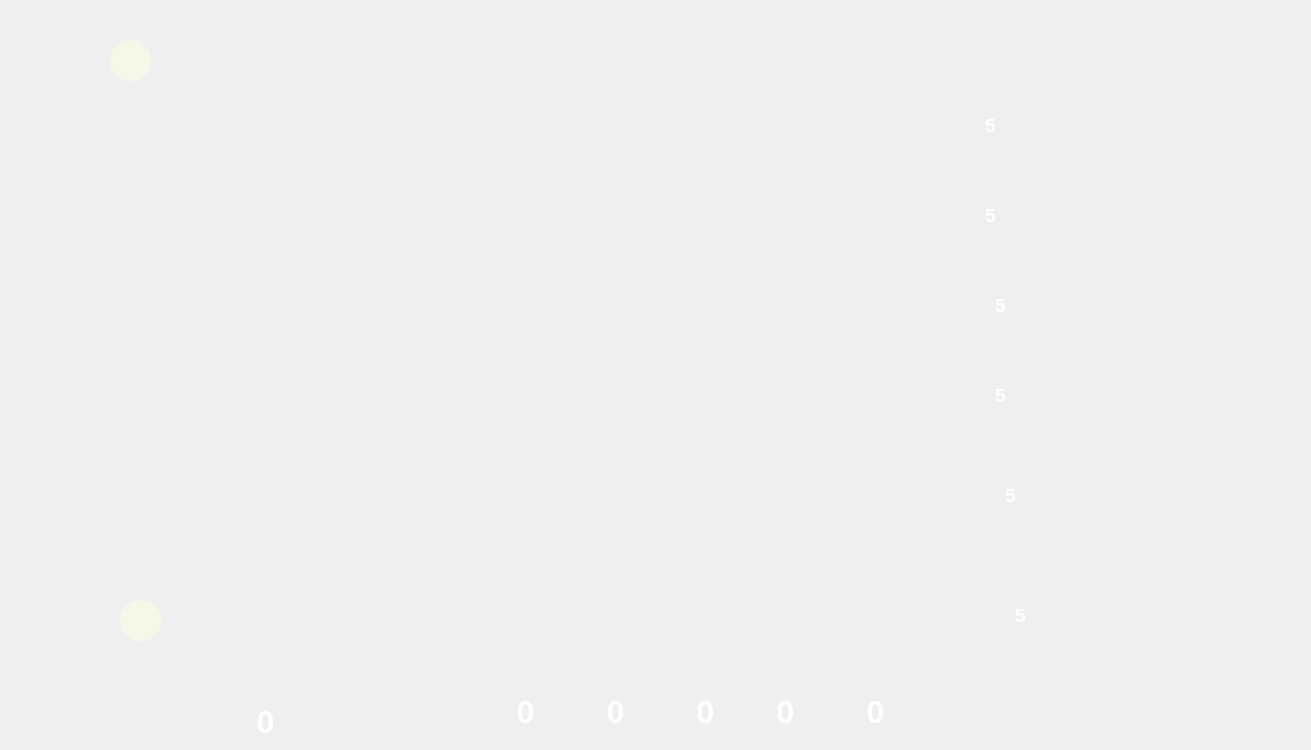
<?xml version="1.0" encoding="UTF-8"?>
<ui version="4.0">
 <class>gameInterface</class>
 <widget class="QWidget" name="gameInterface">
  <property name="geometry">
   <rect>
    <x>0</x>
    <y>0</y>
    <width>1311</width>
    <height>750</height>
   </rect>
  </property>
  <property name="minimumSize">
   <size>
    <width>1311</width>
    <height>750</height>
   </size>
  </property>
  <property name="maximumSize">
   <size>
    <width>1311</width>
    <height>750</height>
   </size>
  </property>
  <property name="windowTitle">
   <string>gameInterface</string>
  </property>
  <property name="styleSheet">
   <string notr="true"/>
  </property>
  <widget class="QPushButton" name="card1_1">
   <property name="geometry">
    <rect>
     <x>310</x>
     <y>50</y>
     <width>141</width>
     <height>171</height>
    </rect>
   </property>
   <property name="styleSheet">
    <string notr="true">border-radius:15px;
border-image: url(:/images/card/blue-high/1.png);

</string>
   </property>
   <property name="text">
    <string/>
   </property>
  </widget>
  <widget class="QPushButton" name="card1_2">
   <property name="geometry">
    <rect>
     <x>480</x>
     <y>50</y>
     <width>141</width>
     <height>171</height>
    </rect>
   </property>
   <property name="styleSheet">
    <string notr="true">border-radius:15px;
border-image: url(:/images/card/blue-high/2.png);</string>
   </property>
   <property name="text">
    <string/>
   </property>
  </widget>
  <widget class="QPushButton" name="card1_3">
   <property name="geometry">
    <rect>
     <x>650</x>
     <y>50</y>
     <width>141</width>
     <height>171</height>
    </rect>
   </property>
   <property name="styleSheet">
    <string notr="true">border-radius:15px;
border-image: url(:/images/card/blue-high/3.png);</string>
   </property>
   <property name="text">
    <string/>
   </property>
  </widget>
  <widget class="QPushButton" name="card1_4">
   <property name="geometry">
    <rect>
     <x>820</x>
     <y>50</y>
     <width>141</width>
     <height>171</height>
    </rect>
   </property>
   <property name="styleSheet">
    <string notr="true">border-radius:15px;
border-image: url(:/images/card/blue-high/4.png);</string>
   </property>
   <property name="text">
    <string/>
   </property>
  </widget>
  <widget class="QPushButton" name="card2_1">
   <property name="geometry">
    <rect>
     <x>310</x>
     <y>234</y>
     <width>141</width>
     <height>171</height>
    </rect>
   </property>
   <property name="styleSheet">
    <string notr="true">border-radius:15px;
border-image: url(:/images/card/yellow-middle/1.png);</string>
   </property>
   <property name="text">
    <string/>
   </property>
  </widget>
  <widget class="QPushButton" name="card2_2">
   <property name="geometry">
    <rect>
     <x>480</x>
     <y>234</y>
     <width>141</width>
     <height>171</height>
    </rect>
   </property>
   <property name="styleSheet">
    <string notr="true">border-radius:15px;
border-image: url(:/images/card/yellow-middle/2.png);</string>
   </property>
   <property name="text">
    <string/>
   </property>
  </widget>
  <widget class="QPushButton" name="card2_3">
   <property name="geometry">
    <rect>
     <x>650</x>
     <y>234</y>
     <width>141</width>
     <height>171</height>
    </rect>
   </property>
   <property name="styleSheet">
    <string notr="true">border-radius:15px;
border-image: url(:/images/card/yellow-middle/3.png);</string>
   </property>
   <property name="text">
    <string/>
   </property>
  </widget>
  <widget class="QPushButton" name="card2_4">
   <property name="geometry">
    <rect>
     <x>820</x>
     <y>234</y>
     <width>141</width>
     <height>171</height>
    </rect>
   </property>
   <property name="styleSheet">
    <string notr="true">border-radius:15px;
border-image: url(:/images/card/yellow-middle/4.png);</string>
   </property>
   <property name="text">
    <string/>
   </property>
  </widget>
  <widget class="QPushButton" name="card3_1">
   <property name="geometry">
    <rect>
     <x>310</x>
     <y>420</y>
     <width>141</width>
     <height>171</height>
    </rect>
   </property>
   <property name="styleSheet">
    <string notr="true">border-radius:15px;
border-image: url(:/images/card/green-low/1.png);</string>
   </property>
   <property name="text">
    <string/>
   </property>
  </widget>
  <widget class="QPushButton" name="card3_2">
   <property name="geometry">
    <rect>
     <x>480</x>
     <y>420</y>
     <width>141</width>
     <height>171</height>
    </rect>
   </property>
   <property name="styleSheet">
    <string notr="true">border-radius:15px;
border-image: url(:/images/card/green-low/2.png);</string>
   </property>
   <property name="text">
    <string/>
   </property>
  </widget>
  <widget class="QPushButton" name="card3_3">
   <property name="geometry">
    <rect>
     <x>650</x>
     <y>420</y>
     <width>141</width>
     <height>171</height>
    </rect>
   </property>
   <property name="styleSheet">
    <string notr="true">border-radius:15px;
border-image: url(:/images/card/green-low/3.png);</string>
   </property>
   <property name="text">
    <string/>
   </property>
  </widget>
  <widget class="QPushButton" name="card3_4">
   <property name="geometry">
    <rect>
     <x>820</x>
     <y>420</y>
     <width>141</width>
     <height>171</height>
    </rect>
   </property>
   <property name="styleSheet">
    <string notr="true">border-radius:15px;
border-image: url(:/images/card/green-low/4.png);</string>
   </property>
   <property name="text">
    <string/>
   </property>
  </widget>
  <widget class="QTextBrowser" name="gold_num">
   <property name="geometry">
    <rect>
     <x>970</x>
     <y>110</y>
     <width>41</width>
     <height>41</height>
    </rect>
   </property>
   <property name="styleSheet">
    <string notr="true">background:transparent;
border-width:0;
border-style:outset</string>
   </property>
   <property name="html">
    <string>&lt;!DOCTYPE HTML PUBLIC &quot;-//W3C//DTD HTML 4.0//EN&quot; &quot;http://www.w3.org/TR/REC-html40/strict.dtd&quot;&gt;
&lt;html&gt;&lt;head&gt;&lt;meta name=&quot;qrichtext&quot; content=&quot;1&quot; /&gt;&lt;style type=&quot;text/css&quot;&gt;
p, li { white-space: pre-wrap; }
&lt;/style&gt;&lt;/head&gt;&lt;body style=&quot; font-family:'SimSun'; font-size:9pt; font-weight:400; font-style:normal;&quot;&gt;
&lt;p align=&quot;center&quot; style=&quot; margin-top:0px; margin-bottom:0px; margin-left:0px; margin-right:0px; -qt-block-indent:0; text-indent:0px;&quot;&gt;&lt;span style=&quot; font-size:14pt; font-weight:600; color:#ffffff;&quot;&gt;5&lt;/span&gt;&lt;/p&gt;&lt;/body&gt;&lt;/html&gt;</string>
   </property>
  </widget>
  <widget class="QTextBrowser" name="black_num">
   <property name="geometry">
    <rect>
     <x>970</x>
     <y>200</y>
     <width>41</width>
     <height>41</height>
    </rect>
   </property>
   <property name="styleSheet">
    <string notr="true">background:transparent;
border-width:0;
border-style:outset</string>
   </property>
   <property name="html">
    <string>&lt;!DOCTYPE HTML PUBLIC &quot;-//W3C//DTD HTML 4.0//EN&quot; &quot;http://www.w3.org/TR/REC-html40/strict.dtd&quot;&gt;
&lt;html&gt;&lt;head&gt;&lt;meta name=&quot;qrichtext&quot; content=&quot;1&quot; /&gt;&lt;style type=&quot;text/css&quot;&gt;
p, li { white-space: pre-wrap; }
&lt;/style&gt;&lt;/head&gt;&lt;body style=&quot; font-family:'SimSun'; font-size:9pt; font-weight:400; font-style:normal;&quot;&gt;
&lt;p align=&quot;center&quot; style=&quot; margin-top:12px; margin-bottom:12px; margin-left:0px; margin-right:0px; -qt-block-indent:0; text-indent:0px;&quot;&gt;&lt;span style=&quot; font-size:14pt; font-weight:600; color:#ffffff;&quot;&gt;5&lt;/span&gt;&lt;/p&gt;&lt;/body&gt;&lt;/html&gt;</string>
   </property>
  </widget>
  <widget class="QTextBrowser" name="red_num">
   <property name="geometry">
    <rect>
     <x>980</x>
     <y>290</y>
     <width>41</width>
     <height>41</height>
    </rect>
   </property>
   <property name="styleSheet">
    <string notr="true">background:transparent;
border-width:0;
border-style:outset</string>
   </property>
   <property name="html">
    <string>&lt;!DOCTYPE HTML PUBLIC &quot;-//W3C//DTD HTML 4.0//EN&quot; &quot;http://www.w3.org/TR/REC-html40/strict.dtd&quot;&gt;
&lt;html&gt;&lt;head&gt;&lt;meta name=&quot;qrichtext&quot; content=&quot;1&quot; /&gt;&lt;style type=&quot;text/css&quot;&gt;
p, li { white-space: pre-wrap; }
&lt;/style&gt;&lt;/head&gt;&lt;body style=&quot; font-family:'SimSun'; font-size:9pt; font-weight:400; font-style:normal;&quot;&gt;
&lt;p align=&quot;center&quot; style=&quot; margin-top:0px; margin-bottom:0px; margin-left:0px; margin-right:0px; -qt-block-indent:0; text-indent:0px;&quot;&gt;&lt;span style=&quot; font-size:14pt; font-weight:600; color:#ffffff;&quot;&gt;5&lt;/span&gt;&lt;/p&gt;&lt;/body&gt;&lt;/html&gt;</string>
   </property>
  </widget>
  <widget class="QTextBrowser" name="green_num">
   <property name="geometry">
    <rect>
     <x>980</x>
     <y>380</y>
     <width>41</width>
     <height>41</height>
    </rect>
   </property>
   <property name="styleSheet">
    <string notr="true">background:transparent;
border-width:0;
border-style:outset</string>
   </property>
   <property name="html">
    <string>&lt;!DOCTYPE HTML PUBLIC &quot;-//W3C//DTD HTML 4.0//EN&quot; &quot;http://www.w3.org/TR/REC-html40/strict.dtd&quot;&gt;
&lt;html&gt;&lt;head&gt;&lt;meta name=&quot;qrichtext&quot; content=&quot;1&quot; /&gt;&lt;style type=&quot;text/css&quot;&gt;
p, li { white-space: pre-wrap; }
&lt;/style&gt;&lt;/head&gt;&lt;body style=&quot; font-family:'SimSun'; font-size:9pt; font-weight:400; font-style:normal;&quot;&gt;
&lt;p align=&quot;center&quot; style=&quot; margin-top:0px; margin-bottom:0px; margin-left:0px; margin-right:0px; -qt-block-indent:0; text-indent:0px;&quot;&gt;&lt;span style=&quot; font-size:14pt; font-weight:600; color:#ffffff;&quot;&gt;5&lt;/span&gt;&lt;/p&gt;&lt;/body&gt;&lt;/html&gt;</string>
   </property>
  </widget>
  <widget class="QTextBrowser" name="blue_num">
   <property name="geometry">
    <rect>
     <x>990</x>
     <y>480</y>
     <width>41</width>
     <height>41</height>
    </rect>
   </property>
   <property name="styleSheet">
    <string notr="true">background:transparent;
border-width:0;
border-style:outset</string>
   </property>
   <property name="html">
    <string>&lt;!DOCTYPE HTML PUBLIC &quot;-//W3C//DTD HTML 4.0//EN&quot; &quot;http://www.w3.org/TR/REC-html40/strict.dtd&quot;&gt;
&lt;html&gt;&lt;head&gt;&lt;meta name=&quot;qrichtext&quot; content=&quot;1&quot; /&gt;&lt;style type=&quot;text/css&quot;&gt;
p, li { white-space: pre-wrap; }
&lt;/style&gt;&lt;/head&gt;&lt;body style=&quot; font-family:'SimSun'; font-size:9pt; font-weight:400; font-style:normal;&quot;&gt;
&lt;p align=&quot;center&quot; style=&quot; margin-top:0px; margin-bottom:0px; margin-left:0px; margin-right:0px; -qt-block-indent:0; text-indent:0px;&quot;&gt;&lt;span style=&quot; font-size:14pt; font-weight:600; color:#ffffff;&quot;&gt;5&lt;/span&gt;&lt;/p&gt;&lt;/body&gt;&lt;/html&gt;</string>
   </property>
  </widget>
  <widget class="QTextBrowser" name="white_num">
   <property name="geometry">
    <rect>
     <x>1000</x>
     <y>600</y>
     <width>41</width>
     <height>41</height>
    </rect>
   </property>
   <property name="styleSheet">
    <string notr="true">background:transparent;
border-width:0;
border-style:outset</string>
   </property>
   <property name="html">
    <string>&lt;!DOCTYPE HTML PUBLIC &quot;-//W3C//DTD HTML 4.0//EN&quot; &quot;http://www.w3.org/TR/REC-html40/strict.dtd&quot;&gt;
&lt;html&gt;&lt;head&gt;&lt;meta name=&quot;qrichtext&quot; content=&quot;1&quot; /&gt;&lt;style type=&quot;text/css&quot;&gt;
p, li { white-space: pre-wrap; }
&lt;/style&gt;&lt;/head&gt;&lt;body style=&quot; font-family:'SimSun'; font-size:9pt; font-weight:400; font-style:normal;&quot;&gt;
&lt;p align=&quot;center&quot; style=&quot; margin-top:0px; margin-bottom:0px; margin-left:0px; margin-right:0px; -qt-block-indent:0; text-indent:0px;&quot;&gt;&lt;span style=&quot; font-size:14pt; font-weight:600; color:#ffffff;&quot;&gt;5&lt;/span&gt;&lt;/p&gt;&lt;/body&gt;&lt;/html&gt;</string>
   </property>
  </widget>
  <widget class="QLabel" name="background">
   <property name="geometry">
    <rect>
     <x>1</x>
     <y>4</y>
     <width>1311</width>
     <height>751</height>
    </rect>
   </property>
   <property name="styleSheet">
    <string notr="true">border-image: url(:/images/background.png);</string>
   </property>
   <property name="text">
    <string/>
   </property>
  </widget>
  <widget class="QLabel" name="money">
   <property name="geometry">
    <rect>
     <x>460</x>
     <y>670</y>
     <width>451</width>
     <height>91</height>
    </rect>
   </property>
   <property name="styleSheet">
    <string notr="true">border-image: url(:/images/bb.png);
border-radius:8px;</string>
   </property>
   <property name="text">
    <string/>
   </property>
  </widget>
  <widget class="QTextBrowser" name="white_have">
   <property name="geometry">
    <rect>
     <x>500</x>
     <y>690</y>
     <width>51</width>
     <height>61</height>
    </rect>
   </property>
   <property name="styleSheet">
    <string notr="true">background:transparent;
border-width:0;
border-style:outset</string>
   </property>
   <property name="html">
    <string>&lt;!DOCTYPE HTML PUBLIC &quot;-//W3C//DTD HTML 4.0//EN&quot; &quot;http://www.w3.org/TR/REC-html40/strict.dtd&quot;&gt;
&lt;html&gt;&lt;head&gt;&lt;meta name=&quot;qrichtext&quot; content=&quot;1&quot; /&gt;&lt;style type=&quot;text/css&quot;&gt;
p, li { white-space: pre-wrap; }
&lt;/style&gt;&lt;/head&gt;&lt;body style=&quot; font-family:'SimSun'; font-size:9pt; font-weight:400; font-style:normal;&quot;&gt;
&lt;p align=&quot;center&quot; style=&quot; margin-top:0px; margin-bottom:0px; margin-left:0px; margin-right:0px; -qt-block-indent:0; text-indent:0px;&quot;&gt;&lt;span style=&quot; font-size:24pt; font-weight:600; color:#ffffff;&quot;&gt;0&lt;/span&gt;&lt;/p&gt;&lt;/body&gt;&lt;/html&gt;</string>
   </property>
  </widget>
  <widget class="QTextBrowser" name="blue_nave">
   <property name="geometry">
    <rect>
     <x>590</x>
     <y>690</y>
     <width>51</width>
     <height>61</height>
    </rect>
   </property>
   <property name="styleSheet">
    <string notr="true">background:transparent;
border-width:0;
border-style:outset</string>
   </property>
   <property name="html">
    <string>&lt;!DOCTYPE HTML PUBLIC &quot;-//W3C//DTD HTML 4.0//EN&quot; &quot;http://www.w3.org/TR/REC-html40/strict.dtd&quot;&gt;
&lt;html&gt;&lt;head&gt;&lt;meta name=&quot;qrichtext&quot; content=&quot;1&quot; /&gt;&lt;style type=&quot;text/css&quot;&gt;
p, li { white-space: pre-wrap; }
&lt;/style&gt;&lt;/head&gt;&lt;body style=&quot; font-family:'SimSun'; font-size:9pt; font-weight:400; font-style:normal;&quot;&gt;
&lt;p align=&quot;center&quot; style=&quot; margin-top:0px; margin-bottom:0px; margin-left:0px; margin-right:0px; -qt-block-indent:0; text-indent:0px;&quot;&gt;&lt;span style=&quot; font-size:24pt; font-weight:600; color:#ffffff;&quot;&gt;0&lt;/span&gt;&lt;/p&gt;&lt;/body&gt;&lt;/html&gt;</string>
   </property>
  </widget>
  <widget class="QTextBrowser" name="green_have">
   <property name="geometry">
    <rect>
     <x>680</x>
     <y>690</y>
     <width>51</width>
     <height>61</height>
    </rect>
   </property>
   <property name="styleSheet">
    <string notr="true">background:transparent;
border-width:0;
border-style:outset</string>
   </property>
   <property name="html">
    <string>&lt;!DOCTYPE HTML PUBLIC &quot;-//W3C//DTD HTML 4.0//EN&quot; &quot;http://www.w3.org/TR/REC-html40/strict.dtd&quot;&gt;
&lt;html&gt;&lt;head&gt;&lt;meta name=&quot;qrichtext&quot; content=&quot;1&quot; /&gt;&lt;style type=&quot;text/css&quot;&gt;
p, li { white-space: pre-wrap; }
&lt;/style&gt;&lt;/head&gt;&lt;body style=&quot; font-family:'SimSun'; font-size:9pt; font-weight:400; font-style:normal;&quot;&gt;
&lt;p align=&quot;center&quot; style=&quot; margin-top:0px; margin-bottom:0px; margin-left:0px; margin-right:0px; -qt-block-indent:0; text-indent:0px;&quot;&gt;&lt;span style=&quot; font-size:24pt; font-weight:600; color:#ffffff;&quot;&gt;0&lt;/span&gt;&lt;/p&gt;&lt;/body&gt;&lt;/html&gt;</string>
   </property>
  </widget>
  <widget class="QTextBrowser" name="red_have">
   <property name="geometry">
    <rect>
     <x>760</x>
     <y>690</y>
     <width>51</width>
     <height>61</height>
    </rect>
   </property>
   <property name="styleSheet">
    <string notr="true">background:transparent;
border-width:0;
border-style:outset</string>
   </property>
   <property name="html">
    <string>&lt;!DOCTYPE HTML PUBLIC &quot;-//W3C//DTD HTML 4.0//EN&quot; &quot;http://www.w3.org/TR/REC-html40/strict.dtd&quot;&gt;
&lt;html&gt;&lt;head&gt;&lt;meta name=&quot;qrichtext&quot; content=&quot;1&quot; /&gt;&lt;style type=&quot;text/css&quot;&gt;
p, li { white-space: pre-wrap; }
&lt;/style&gt;&lt;/head&gt;&lt;body style=&quot; font-family:'SimSun'; font-size:9pt; font-weight:400; font-style:normal;&quot;&gt;
&lt;p align=&quot;center&quot; style=&quot; margin-top:0px; margin-bottom:0px; margin-left:0px; margin-right:0px; -qt-block-indent:0; text-indent:0px;&quot;&gt;&lt;span style=&quot; font-size:24pt; font-weight:600; color:#ffffff;&quot;&gt;0&lt;/span&gt;&lt;/p&gt;&lt;/body&gt;&lt;/html&gt;</string>
   </property>
  </widget>
  <widget class="QTextBrowser" name="black_have">
   <property name="geometry">
    <rect>
     <x>850</x>
     <y>690</y>
     <width>51</width>
     <height>61</height>
    </rect>
   </property>
   <property name="styleSheet">
    <string notr="true">background:transparent;
border-width:0;
border-style:outset</string>
   </property>
   <property name="html">
    <string>&lt;!DOCTYPE HTML PUBLIC &quot;-//W3C//DTD HTML 4.0//EN&quot; &quot;http://www.w3.org/TR/REC-html40/strict.dtd&quot;&gt;
&lt;html&gt;&lt;head&gt;&lt;meta name=&quot;qrichtext&quot; content=&quot;1&quot; /&gt;&lt;style type=&quot;text/css&quot;&gt;
p, li { white-space: pre-wrap; }
&lt;/style&gt;&lt;/head&gt;&lt;body style=&quot; font-family:'SimSun'; font-size:9pt; font-weight:400; font-style:normal;&quot;&gt;
&lt;p align=&quot;center&quot; style=&quot; margin-top:0px; margin-bottom:0px; margin-left:0px; margin-right:0px; -qt-block-indent:0; text-indent:0px;&quot;&gt;&lt;span style=&quot; font-size:24pt; font-weight:600; color:#ffffff;&quot;&gt;0&lt;/span&gt;&lt;/p&gt;&lt;/body&gt;&lt;/html&gt;</string>
   </property>
  </widget>
  <widget class="QLabel" name="label">
   <property name="geometry">
    <rect>
     <x>270</x>
     <y>650</y>
     <width>101</width>
     <height>91</height>
    </rect>
   </property>
   <property name="styleSheet">
    <string notr="true">border-image: url(:/images/bbb.png);
border-radius:35px;</string>
   </property>
   <property name="text">
    <string/>
   </property>
  </widget>
  <widget class="QTextBrowser" name="gold_have">
   <property name="geometry">
    <rect>
     <x>240</x>
     <y>700</y>
     <width>51</width>
     <height>61</height>
    </rect>
   </property>
   <property name="styleSheet">
    <string notr="true">background:transparent;
border-width:0;
border-style:outset</string>
   </property>
   <property name="html">
    <string>&lt;!DOCTYPE HTML PUBLIC &quot;-//W3C//DTD HTML 4.0//EN&quot; &quot;http://www.w3.org/TR/REC-html40/strict.dtd&quot;&gt;
&lt;html&gt;&lt;head&gt;&lt;meta name=&quot;qrichtext&quot; content=&quot;1&quot; /&gt;&lt;style type=&quot;text/css&quot;&gt;
p, li { white-space: pre-wrap; }
&lt;/style&gt;&lt;/head&gt;&lt;body style=&quot; font-family:'SimSun'; font-size:9pt; font-weight:400; font-style:normal;&quot;&gt;
&lt;p align=&quot;center&quot; style=&quot; margin-top:0px; margin-bottom:0px; margin-left:0px; margin-right:0px; -qt-block-indent:0; text-indent:0px;&quot;&gt;&lt;span style=&quot; font-size:24pt; font-weight:600; color:#ffffff;&quot;&gt;0&lt;/span&gt;&lt;/p&gt;&lt;/body&gt;&lt;/html&gt;</string>
   </property>
  </widget>
  <widget class="QPushButton" name="card1_5">
   <property name="geometry">
    <rect>
     <x>990</x>
     <y>50</y>
     <width>71</width>
     <height>61</height>
    </rect>
   </property>
   <property name="styleSheet">
    <string notr="true">border-radius:15px;


</string>
   </property>
   <property name="text">
    <string/>
   </property>
  </widget>
  <widget class="QPushButton" name="selectBlack">
   <property name="geometry">
    <rect>
     <x>1000</x>
     <y>140</y>
     <width>71</width>
     <height>61</height>
    </rect>
   </property>
   <property name="styleSheet">
    <string notr="true">border-radius:15px;


</string>
   </property>
   <property name="text">
    <string/>
   </property>
  </widget>
  <widget class="QPushButton" name="selectRed">
   <property name="geometry">
    <rect>
     <x>1010</x>
     <y>230</y>
     <width>71</width>
     <height>61</height>
    </rect>
   </property>
   <property name="styleSheet">
    <string notr="true">border-radius:15px;


</string>
   </property>
   <property name="text">
    <string/>
   </property>
  </widget>
  <widget class="QPushButton" name="selectGreen">
   <property name="geometry">
    <rect>
     <x>1010</x>
     <y>330</y>
     <width>71</width>
     <height>61</height>
    </rect>
   </property>
   <property name="styleSheet">
    <string notr="true">border-radius:15px;


</string>
   </property>
   <property name="text">
    <string/>
   </property>
  </widget>
  <widget class="QPushButton" name="selectBlue">
   <property name="geometry">
    <rect>
     <x>1030</x>
     <y>440</y>
     <width>71</width>
     <height>61</height>
    </rect>
   </property>
   <property name="styleSheet">
    <string notr="true">border-radius:15px;


</string>
   </property>
   <property name="text">
    <string/>
   </property>
  </widget>
  <widget class="QPushButton" name="selectWhite">
   <property name="geometry">
    <rect>
     <x>1040</x>
     <y>540</y>
     <width>71</width>
     <height>61</height>
    </rect>
   </property>
   <property name="styleSheet">
    <string notr="true">border-radius:15px;


</string>
   </property>
   <property name="text">
    <string/>
   </property>
  </widget>
  <widget class="QTextBrowser" name="gradePeople2">
   <property name="geometry">
    <rect>
     <x>110</x>
     <y>40</y>
     <width>41</width>
     <height>41</height>
    </rect>
   </property>
   <property name="styleSheet">
    <string notr="true">background-color:rgba(255, 255, 224,0.5);
border-radius:20px</string>
   </property>
  </widget>
  <widget class="QTextBrowser" name="gradePeople1">
   <property name="geometry">
    <rect>
     <x>120</x>
     <y>600</y>
     <width>41</width>
     <height>41</height>
    </rect>
   </property>
   <property name="styleSheet">
    <string notr="true">background-color:rgba(255, 255, 224,0.5);
border-radius:20px</string>
   </property>
  </widget>
  <zorder>background</zorder>
  <zorder>card1_1</zorder>
  <zorder>card1_2</zorder>
  <zorder>card1_3</zorder>
  <zorder>card1_4</zorder>
  <zorder>card2_1</zorder>
  <zorder>card2_2</zorder>
  <zorder>card2_3</zorder>
  <zorder>card2_4</zorder>
  <zorder>card3_1</zorder>
  <zorder>card3_2</zorder>
  <zorder>card3_3</zorder>
  <zorder>card3_4</zorder>
  <zorder>gold_num</zorder>
  <zorder>black_num</zorder>
  <zorder>red_num</zorder>
  <zorder>green_num</zorder>
  <zorder>blue_num</zorder>
  <zorder>white_num</zorder>
  <zorder>money</zorder>
  <zorder>white_have</zorder>
  <zorder>blue_nave</zorder>
  <zorder>green_have</zorder>
  <zorder>red_have</zorder>
  <zorder>black_have</zorder>
  <zorder>label</zorder>
  <zorder>gold_have</zorder>
  <zorder>card1_5</zorder>
  <zorder>selectBlack</zorder>
  <zorder>selectRed</zorder>
  <zorder>selectGreen</zorder>
  <zorder>selectBlue</zorder>
  <zorder>selectWhite</zorder>
  <zorder>gradePeople2</zorder>
  <zorder>gradePeople1</zorder>
 </widget>
 <layoutdefault spacing="6" margin="11"/>
 <resources/>
 <connections/>
</ui>
